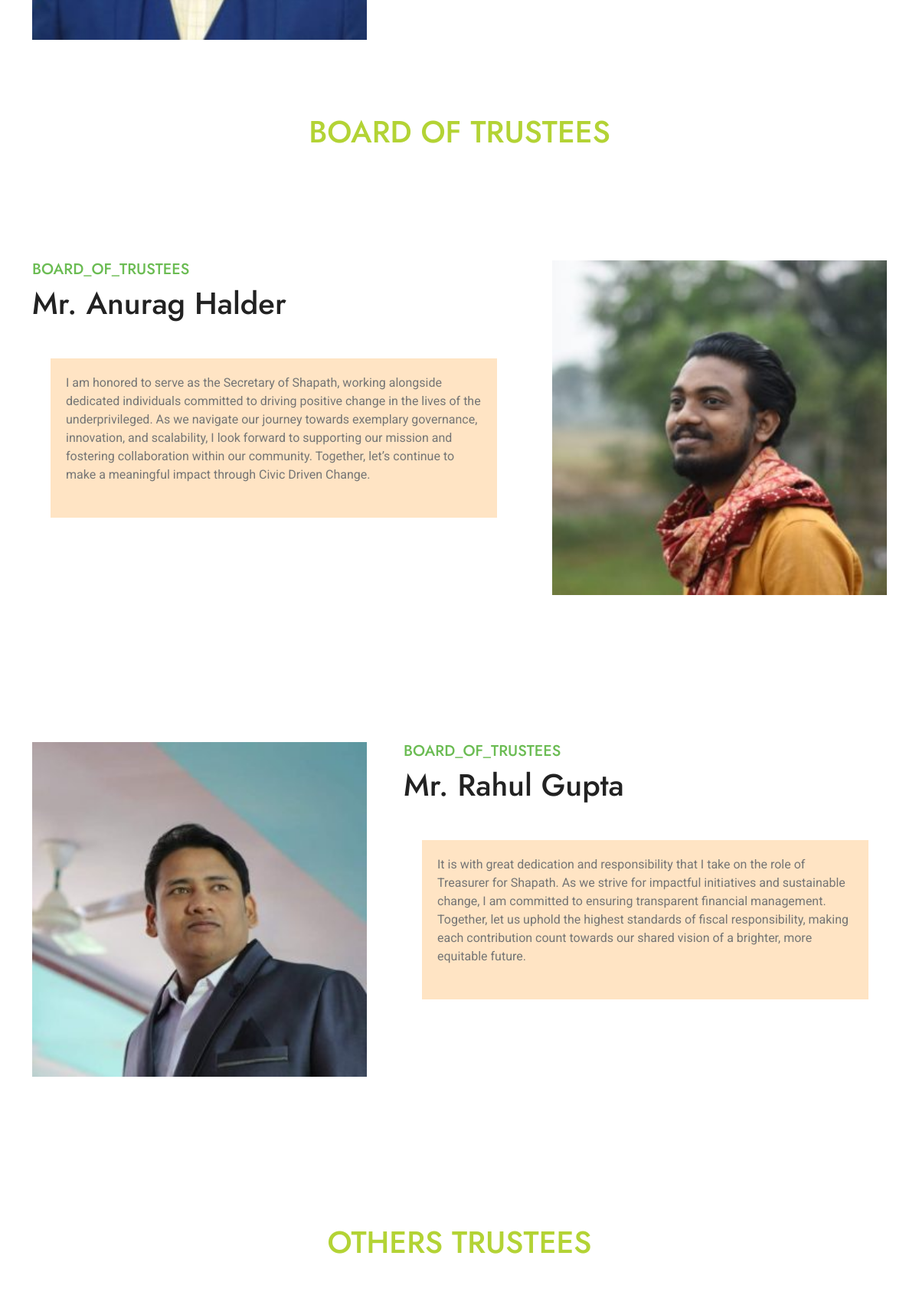
The app's page /index.php/web/about/our_team (middle part), older data.
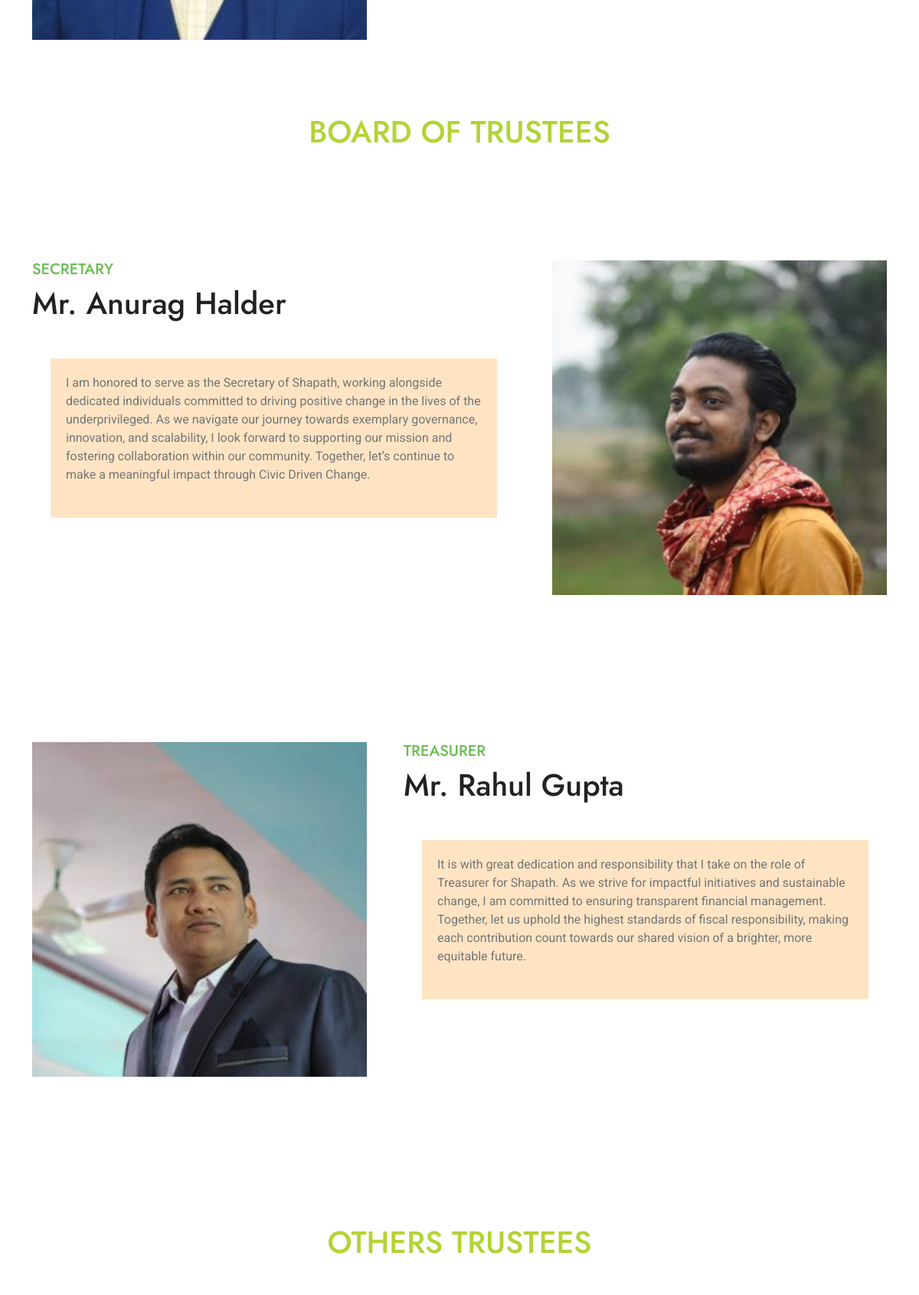
The same page, newer data.
### tables this page shows
CREATE TABLE `our_team` (
  `id` int(11) NOT NULL,
  `uid` varchar(255) NOT NULL,
  `name` varchar(255) NOT NULL,
  `about_member` longtext NOT NULL,
  `img` varchar(255) NOT NULL,
  `type` varchar(255) NOT NULL,
  `created_at` datetime NOT NULL DEFAULT current_timestamp(),
  `updated_at` datetime NOT NULL DEFAULT current_timestamp()
);

### application/controllers/Common.php (called while the page is built, shortened)
<?php
class Common extends CI_Controller
{
	public function init_model($model)
	{
		$this->load->model($model);
	}
	public function load_page($page, $data)
	{
		$this->load->view($page, $data['data_page']);
	}
	private function load_headers($data)
	{
		$projects['projects'] = $this->Pages_model->get_all_projects();
		$this->load->view('/' . $data['site'] . '/inc/header_link.php', $data);
		$this->load->view('/' . $data['site'] . '/inc/header.php', $projects, $data);
	}
	private function load_footers($data)
	{
		$this->load->view('/' . $data['site'] . '/inc/footer.php');
		$this->load->view('/' . $data['site'] . '/inc/footer_link.php', $data);
	}
}
?>

### application/controllers/web/About.php (called while the page is built, shortened)
<?php
class About extends Load
{
    public function our_team()
    {
        $data = PAGE_DATA_WEB;
        $data['data_header']['about'] = true;
        $data['data_page']['our_team_board_of_trustees'] = $this->Pages_model->get_all_our_team_board_of_trustees();
        $data['data_page']['our_team_trustees'] = $this->Pages_model->get_all_our_team__trustees();
        $this->load_page('web/our_team.php', $data);
    }
}
?>

### index.php (called while the page is built, shortened)
<?php
require_once BASEPATH.'core/CodeIgniter.php';

### application/models/Pages_model.php (called while the page is built, shortened)
<?php
class Pages_model extends Admin_model
{
    public function get_all_our_team_board_of_trustees()
    {
        $our_team = $this->db
            ->select('*')
            ->from(TABLE_OUR_TEAM)
            ->where('type', 'board_of_trustees')
            ->or_where('type', 'secretary')
            ->or_where('type', 'treasurer')
            ->get();
        $our_team = $our_team->result_array();
        return !empty($our_team) ? $our_team : [];
    }
}

### application/views/web/our_team.php (the view, shortened to what the changed rows need)
<div class="text-center mx-auto pb-5" style="max-width: 800px;">
    <h1 class="mb-0" style="color: #b3d335;">BOARD OF TRUSTEES</h1>
</div>
<?php
$flag =1;
foreach($our_team_board_of_trustees as $b_o_t){
    if($flag){?>
<div class="container-fluid about  py-5">
    <div class="container py-5">
        <div class="row g-5">
            <div class="col-xl-7">
                <h5 class="text-uppercase text-primary"><?php echo $b_o_t['type']?></h5>
                <h1 class="mb-4"><?php echo $b_o_t['name']?></h1>
                <div class="tab-class bg-secondary p-4">
                    <div class="tab-content">
                        <div id="tab-1" class="tab-pane fade show p-0 active">
                            <div class="row">
                                <div class="col-12">
                                    <div class="d-flex">
                                        <div class="text-start my-auto">
                                            <p class="mb-4"><?php echo $b_o_t['about_member']?></p>
                                        </div>
                                    </div>
                                </div>
                            </div>
                        </div>
                    </div>
                </div>
            </div>
            <div class="col-xl-5">
                <div class="h-100">
                    <img src="<?php echo base_url($b_o_t['img'])?>" class="img-fluid w-100 h-100" alt="Image">
                </div>
            </div>
        </div>
    </div>
</div>
<?php $flag = 0;}else{?>
    <div class="container-fluid about  py-5">
    <div class="container py-5">
        <div class="row g-5">
            <div class="col-xl-5">
                <div class="h-100">
                    <img src="<?php echo base_url($b_o_t['img'])?>" class="img-fluid w-100 h-100" alt="Image">
                </div>
            </div>
            <div class="col-xl-7">
                <h5 class="text-uppercase text-primary"><?php echo $b_o_t['type']?></h5>
                <h1 class="mb-4"><?php echo $b_o_t['name']?></h1>
                <div class="tab-class bg-secondary p-4">
                    <div class="tab-content">
                        <div id="tab-1" class="tab-pane fade show p-0 active">
                            <div class="row">
                                <div class="col-12">
                                    <div class="d-flex">
                                        <div class="text-start my-auto">
                                            <p class="mb-4"><?php echo $b_o_t['about_member']?></p>
                                        </div>
                                    </div>
                                </div>
                            </div>
                        </div>
                    </div>
                </div>
            </div>
        </div>
    </div>
</div>
<?php $flag = 1; }}?>
<div class="container-fluid donation py-5">
    <div class="container py-5">
        <div class="text-center mx-auto pb-5" style="max-width: 800px;">
            <h1 class="mb-0" style="color: #b3d335;">OTHERS TRUSTEES</h1>
        </div>
        </div>
    </div>

Row changes from the older to the newer data that the page shows:
removed our_team: type "BOARD_OF_TRUSTEES", name "Mr. Anurag Halder", about_member "I am honored to serve as the Secretary of Shapath, working alongside dedicated individuals committed to driving positive change in the lives of the underprivileged. As we navigate our journey towards exemplary governance, innovation, and scalability, I look forward to supporting our mission and fostering collaboration within our community. Together, let’s continue to make a meaningful impact through Civic Driven Change.", img (picture)
removed our_team: img (picture), type "BOARD_OF_TRUSTEES", name "Mr. Rahul Gupta", about_member "It is with great dedication and responsibility that I take on the role of Treasurer for Shapath. As we strive for impactful initiatives and sustainable change, I am committed to ensuring transparent financial management. Together, let us uphold the highest standards of fiscal responsibility, making each contribution count towards our shared vision of a brighter, more equitable future."
added our_team: type "SECRETARY", name "Mr. Anurag Halder", about_member "I am honored to serve as the Secretary of Shapath, working alongside dedicated individuals committed to driving positive change in the lives of the underprivileged. As we navigate our journey towards exemplary governance, innovation, and scalability, I look forward to supporting our mission and fostering collaboration within our community. Together, let’s continue to make a meaningful impact through Civic Driven Change.", img (picture)
added our_team: img (picture), type "TREASURER", name "Mr. Rahul Gupta", about_member "It is with great dedication and responsibility that I take on the role of Treasurer for Shapath. As we strive for impactful initiatives and sustainable change, I am committed to ensuring transparent financial management. Together, let us uphold the highest standards of fiscal responsibility, making each contribution count towards our shared vision of a brighter, more equitable future."
